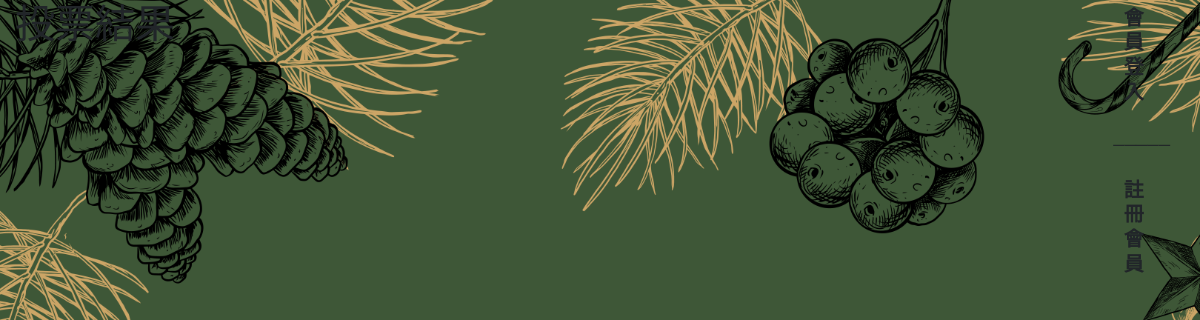
The page /index.php?do=show_vote_list on the database as committed earlier.
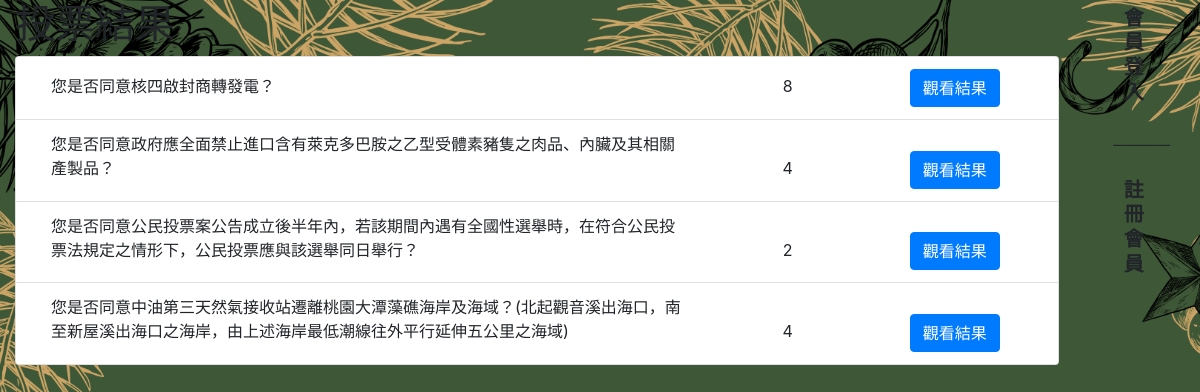
The same page on the database as committed later.
### tables this page shows
CREATE TABLE `topics` (
  `id` int(11) UNSIGNED NOT NULL,
  `topic` varchar(128) NOT NULL
);

### api/db.php (called while the page is built, shortened)
<?php
    $dsn="mysql:host=localhost;charset=utf8;dbname=mypolling";
    $pdo=new PDO($dsn,'root','');
    function rows($table,$array){
        global $pdo;
        $sql="SELECT count(*) FROM `$table` WHERE ";
            foreach($array as $key=>$value){
                $tmp[]="`$key`='$value'";
            }
            $sql=$sql. implode(" AND ",$tmp);
        return $pdo->query($sql)->fetchColumn();
    }
function all($table,...$arg){
    global $pdo;
    $sql="SELECT * FROM `$table` ";
    $rows=$pdo->query($sql)->fetchAll(PDO::FETCH_ASSOC);
    return $rows;
}
function q($sql){
    global $pdo;
    return $pdo->query($sql)->fetchAll(PDO::FETCH_ASSOC);
}
?>

### frontend/show_vote_list.php (the view)
<h1>投票結果</h1>
<?php
$subjects=all('topics');
echo "<ol class='list-group'>";
foreach ($subjects as $key => $value) {
    if(rows('options',['topic_id'=>$value['id']]) > 0){
    echo "<li class='list-group-item'>";
    if(isset($_SESSION['user'])){
        echo "<a class='d-inline-block col-md-8' href='index.php?do=vote&id={$value['id']}'>";
        echo $value['topic'];
        echo "</a>";
    }else{
        echo "<span class='d-inline-block col-md-8'>".$value['topic']."</span>";
    }
    $count=q("select sum(`count`) as '總計' from `options` where `topic_id`='{$value['id']}'");
    echo "<span class='d-inline-block col-md-2 text-center'>";
    echo $count[0]['總計'];
    echo "</span>";
    echo "<a href='?do=vote_result&id={$value['id']}' class='d-inline-block col-md-2 text-center'>";
    echo "<button class='btn btn-primary'>觀看結果</button>";
    echo "</a>";
    echo "</li>";
}
}
echo "</ol>";
?>

### index.php (shortened to what this page needs)
<?php include_once "api/db.php";?>
<!DOCTYPE html>
<html lang="en">
<head>
  <link rel="stylesheet" href="https://cdn.jsdelivr.net/npm/bootstrap@4.6.1/dist/css/bootstrap.min.css"
>
    <link rel="stylesheet" href="https://cdnjs.cloudflare.com/ajax/libs/font-awesome/6.0.0-beta3/css/all.min.css" />
</head>
<body>
  <div class="left">
    <div class="container">
      <?php
      $do=(isset($_GET['do']))?$_GET['do']:'show_vote_tytle';
      $file="./frontend/".$do.".php";
      if(file_exists($file)){
      include $file;
      }else{
      include "./frontend/show_vote_tytle.php";
      }
      ?>
    </div>
  </div>
  <nav class="right  ">
    <div class="container">
      <?php
      if(isset($_SESSION['user'])){
      echo "<span class=' welcome px-3 mt-5'>歡迎！{$_SESSION['user']}</span>";
      ?>
  <div class="rightBtns">
    <?php
           if($_SESSION['user']=='manager'){
             ?>
          <a class='btn btn-lg active btn-success mx-3 mt-3' href='backend/index.php'><i class='fas fa-wrench'></i><br>後台</a>
          <?php
          }
          ?>
          <a class="btn btn-lg active btn-warning mx-3 mt-3" href="index.php?do=logout">登出</a>
        </div>
        <?php
            }else{
              ?>
          <div class=" right container d-flex flex-column  ">
            <a class="btn font-weight-bold" style="writing-mode:vertical-lr ; font-size:20px ;" href="?do=login">會 員 登 入 </a><br>
            <p>&nbsp&nbsp─────</p>
            <a class="btn font-weight-bold" style="writing-mode:vertical-lr ; font-size:20px ;" href="?do=reg">註 冊 會 員</a>
          </div>
        <?php
      }
      ?>
</div>
</nav>
</body>
</html>

### index.php (style rules this page uses)
* { box-sizing: border-box; }
body { width:100vw; height: 100vh; margin: 0; background: url(./image/index_img-3.png); background-size: cover; overflow: hidden; display: flex; flex-flow: row nowrap; }
.left { flex-basis: 1800px; height: 1080px; }
.right { flex-basis: calc(100% - 1800px); height: 1080px; }

Rows that differ between the two databases and show on the page:
added topics: topic "您是否同意核四啟封商轉發電？", 總計 "8"
added topics: topic "您是否同意政府應全面禁止進口含有萊克多巴胺之乙型受體素豬隻之肉品、內臟及其相關產製品？", 總計 "4"
added topics: topic "您是否同意公民投票案公告成立後半年內，若該期間內遇有全國性選舉時，在符合公民投票法規定之情形下，公民投票應與該選舉同日舉行？", 總計 "2"
added topics: topic "您是否同意中油第三天然氣接收站遷離桃園大潭藻礁海岸及海域？(北起觀音溪出海口，南至新屋溪出海口之海岸，由上述海岸最低潮線往外平行延伸五公里之海域)", 總計 "4"
